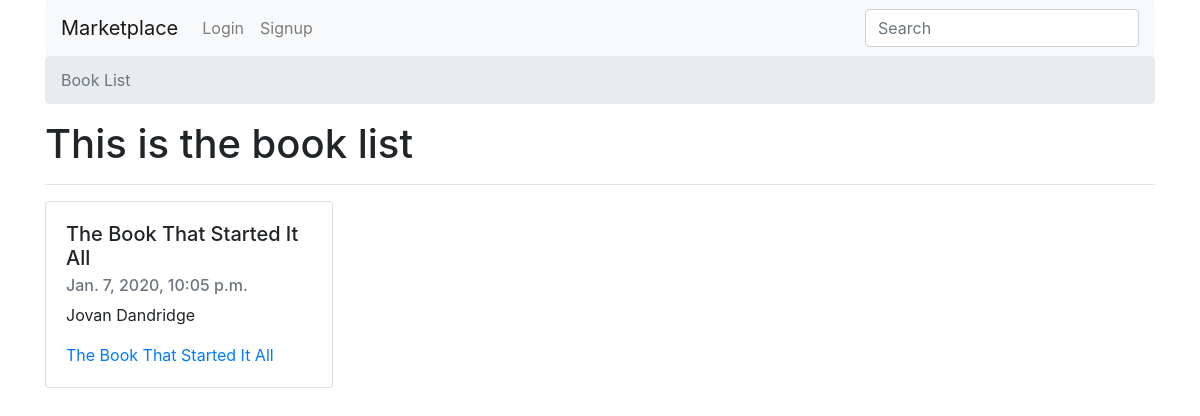
The page / on the database its author committed.
### books/models.py (models this page shows)
class Book(models.Model):
    authors = models.ManyToManyField(Author)
    title = models.CharField(max_length=100)
    publication_date = models.DateTimeField()
    isbn = models.CharField(max_length=16)
    slug = models.SlugField()
    cover = models.ImageField()
    price = models.FloatField()
    def __str__(self):
        return self.title
    def get_absolute_url(self):
        return reverse("books:book-detail", kwargs={
            'slug': self.slug
        })

class Author(models.Model):
    first_name = models.CharField(max_length=30)
    last_name = models.CharField(max_length=30)
    slug = models.SlugField()
    def __str__(self):
        return f"{self.first_name} {self.last_name}"

### books/views.py (the view)
# urls.py: path('', book_list, name='book-list'),
def book_list(request):
    queryset = Book.objects.all()
    context = {
        'queryset': queryset
    }
    return render(request, "book_list.html", context)

### templates/book_list.html (shortened to what this page needs)
{% extends "base.html" %}
{% block breadcrumb %}
    <li class="breadcrumb-item active" aria-current="page">Book List</li>
{% endblock breadcrumb %}
{% block content %}
    <h1>This is the book list</h1>
    <hr />
    {% for book in queryset %}
        <div class="card" style="width: 18rem;">
            <div class="card-body">
                <h5 class="card-title">{{ book.title|title }}</h5>
                <h6 class="card-subtitle mb-2 text-muted">{{ book.publication_date }}</h6>
                <p class="card-text">
                    {% for author in book.authors.all %}
                        <span>{{ author }}</span>
                    {% endfor %}
                </p>
                <a href="{{ book.get_absolute_url }}" class="card-link">{{ book|title }}</a>
            </div>
        </div>
    {% endfor %}
{% endblock content %}

### rows shown on the page
Book: title "The Book That Started It All", publication_date "Jan. 7, 2020, 10:05 p.m."
Author: first_name+last_name "Jovan Dandridge"
